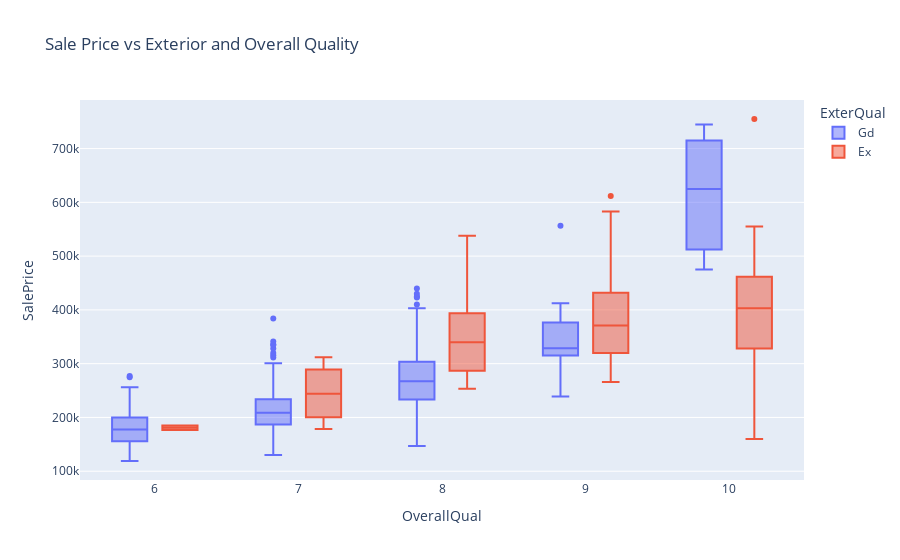

Notebook cell for this chart:
### Code cell
high_overall_qual = housing_prices_df.OverallQual >= 6
good_exterior_qual = housing_prices_df.ExterQual.isin(['Gd','Ex']) # Good or Excellent
q5_df = housing_prices_df[high_overall_qual & good_exterior_qual]

## Write your code below

fig = px.box(q5_df, x="OverallQual", y="SalePrice", color="ExterQual", title="Sale Price vs Exterior and Overall Quality")
fig.show()

### Figure 1 — Plotly figure (JSON) as saved in the notebook; plotly's stock layout.template omitted (floating-point values rounded to 4 significant figures; data arrays with more than 128 entries replaced by an {"elided": "..."} marker saying what was removed)
{"data": [{"alignmentgroup": "True", "hovertemplate": "ExterQual=Gd<br>OverallQual=%{x}<br>SalePrice=%{y}<extra></extra>", "legendgroup": "Gd", "marker": {"color": "#636efa"}, "name": "Gd", "notched": false, "offsetgroup": "Gd", "orientation": "v", "showlegend": true, "type": "box", "x": {"elided": "468 int values"}, "x0": " ", "xaxis": "x", "y": {"elided": "468 int values"}, "y0": " ", "yaxis": "y"}, {"alignmentgroup": "True", "hovertemplate": "ExterQual=Ex<br>OverallQual=%{x}<br>SalePrice=%{y}<extra></extra>", "legendgroup": "Ex", "marker": {"color": "#EF553B"}, "name": "Ex", "notched": false, "offsetgroup": "Ex", "orientation": "v", "showlegend": true, "type": "box", "x": [9, 9, 9, 10, 6, 9, 7, 10, 8, 9, 9, 9, 9, 10, 7, 10, 9, 10, 10, 9, 9, 8, 10, 10, 9, 8, 9, 10, 8, 9, 8, 8, 9, 9, 10, 9, 6, 9, 7, 9, 10, 9, 8, 9, 10, 9, 10, 10, 9, 8, 10, 7], "x0": " ", "xaxis": "x", "y": [345000, 277500, 319900, 438780, 185000, 501837, 311872, 386250, 318000, 415298, 266000, 437154, 318061, 426000, 222000, 555000, 380000, 402861, 184750, 446261, 315000, 253293, 325000, 451950, 314813, 274000, 370878, 755000, 361919, 320000, 299800, 538000, 485000, 582933, 385000, 611657, 176500, 320000, 178400, 395192, 337500, 335000, 392500, 367294, 465000, 378500, 160000, 466500, 377500, 394617, 310000, 266500], "y0": " ", "yaxis": "y"}], "layout": {"boxmode": "group", "legend": {"title": {"text": "ExterQual"}, "tracegroupgap": 0}, "title": {"text": "Sale Price vs Exterior and Overall Quality"}, "xaxis": {"anchor": "y", "domain": [0, 1], "title": {"text": "OverallQual"}}, "yaxis": {"anchor": "x", "domain": [0, 1], "title": {"text": "SalePrice"}}}}
